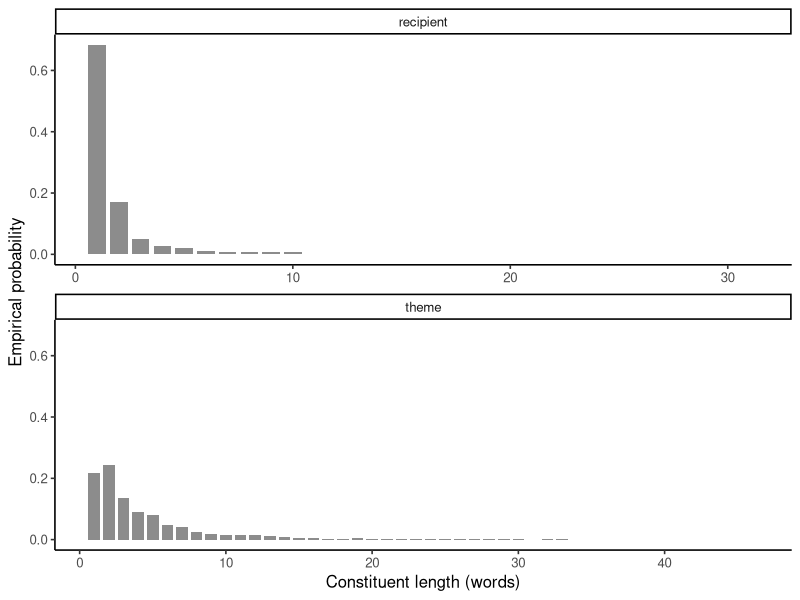

Source code (R):
## ---- chunk 1
#| label: dative-marginal-pmfs
library(ggplot2)

dative <- read.csv(
  "data/english-dative/dative-alternation.csv",
  stringsAsFactors = FALSE,
  na.strings = c("", "NA")
)
joint <- as.data.frame(table(
  recipient = dative$recipient_length_words,
  theme = dative$theme_length_words
), responseName = "count")
joint$recipient <- as.integer(as.character(joint$recipient))
joint$theme <- as.integer(as.character(joint$theme))
joint$probability <- joint$count / nrow(dative)

recipient_margin <- aggregate(cbind(count, probability) ~ recipient,
                              data = joint, FUN = sum)
names(recipient_margin)[1] <- "value"
recipient_margin$constituent <- "recipient"

theme_margin <- aggregate(cbind(count, probability) ~ theme,
                          data = joint, FUN = sum)
names(theme_margin)[1] <- "value"
theme_margin$constituent <- "theme"

margins <- rbind(recipient_margin, theme_margin)
direct_recipient <- prop.table(table(dative$recipient_length_words))

stopifnot(
  abs(sum(recipient_margin$probability) - 1) < 1e-12,
  abs(sum(theme_margin$probability) - 1) < 1e-12,
  max(abs(recipient_margin$probability - as.numeric(direct_recipient))) < 1e-12
)

aggregate(cbind(expectation = value * probability,
                second_moment = value^2 * probability) ~ constituent,
          data = margins, FUN = sum)
## ---- chunk 2
#| label: plot-dative-margins
#| fig-cap: "Marginal empirical PMFs obtained by summing the dative joint distribution."
ggplot(margins, aes(value, probability)) +
  geom_col(fill = "grey55", width = 0.8) +
  facet_wrap(~constituent, scales = "free_x", ncol = 1) +
  labs(x = "Constituent length (words)", y = "Empirical probability") +
  theme_classic(base_size = 12)
